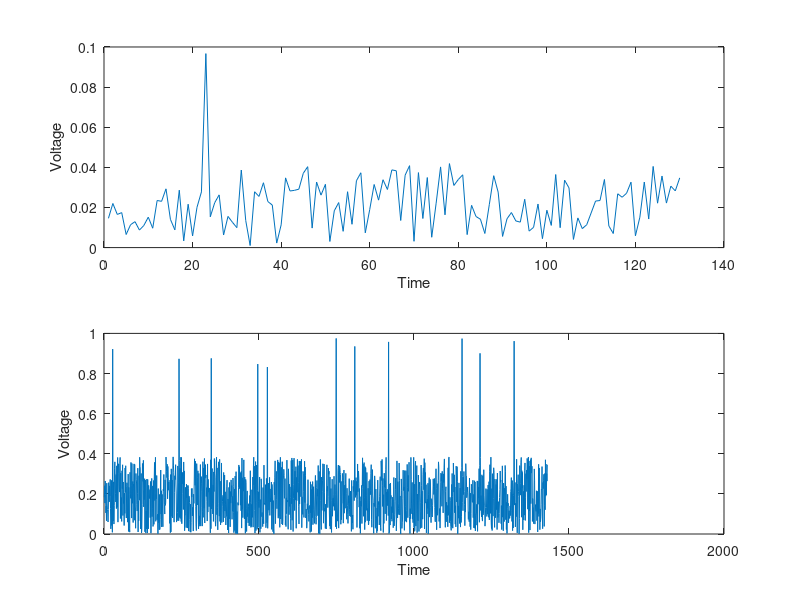

Write MATLAB code to recreate this figure.
function Averaging
clear all

% number of stimulations
NumStimulation = 10;

% variables
PreTime = 30;
PostTime = 100;
SpikePerSti = 1;
EventTime = PreTime + PostTime;
TotalTime = NumStimulation*EventTime;

%preallocating the array
event = zeros(1,TotalTime+1);

average = 0;

% creating the array of event
for i = 1:EventTime:TotalTime+1

    % randomly generated noise and spike
    pre = rand(1,PreTime)/3.5;
    post = rand(1,PostTime)/2.6;
    spike = rand(1,SpikePerSti)/5+.8;
    
    if rand(1,1) <0.5
        
    pre(randperm(PreTime,1)) = spike;
    else
    post(randperm(PostTime,1)) = spike;
    end
    
    
    event(i:i+EventTime-1) = [pre post];
    
    % averaging the stimulations
    average =  (average + event(i:i+EventTime-1));
    average = average/NumStimulation;
    
end




subplot(2,1,1);
plot(average);
xlabel('Time');
ylabel('Voltage');
subplot(2,1,2);
plot(event);
xlabel('Time');
ylabel('Voltage');

end